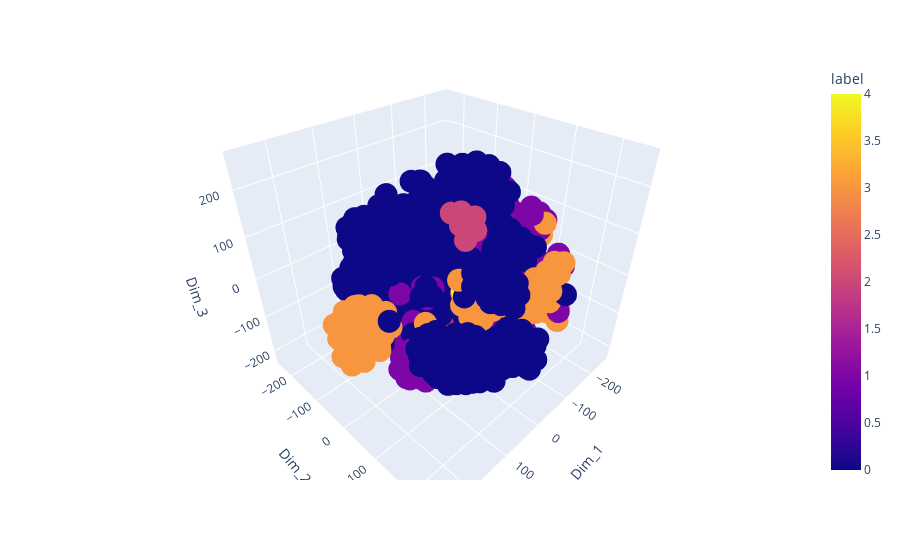

Notebook code for this chart:
### Code cell
#tsne based visualization
from joblib import dump, load
import numpy as np
import pandas as pd
import seaborn as sns
import matplotlib.pyplot as plt
# https://github.com/pavlin-policar/fastTSNE you can try this also, this version is little faster than sklearn 
X_tr=load('X_tr.joblib') 
labels=load("y_tr.joblib")

#now we apply standard scaling 
##############################################################
from sklearn.preprocessing import StandardScaler
scale=StandardScaler() #we will later use this function to transform the testing data to the same scale

# Scaling down both train and test data set
# https://datascience.stackexchange.com/questions/12321/difference-between-fit-and-fit-transform-in-scikit-learn-models
print(scale.fit(X_tr))
X_tr=scale.fit_transform(X_tr)


print(X_tr.shape,labels.shape)
#################################################################


from sklearn.manifold import TSNE
model = TSNE(n_components=3, random_state=0 ,n_iter=5000,perplexity=50,n_jobs=-1) #random states for reproducable results
# configuring the parameteres
# the number of components = 2
# default perplexity = 30
# default learning rate = 200
# default Maximum number of iterations for the optimization = 1000(n_iter)
#labels=copy.deepcopy(y_tr)

tsne_data = np.vstack((X_tr.T, labels)).T


tsne_df = pd.DataFrame(data=tsne_data)
#randomly sample only 1 %age of the points from the original dataframe
tsne_df=tsne_df.sample(frac=0.01, replace=False, random_state=1)

labels= tsne_df.iloc[:,-1]
tsne_df = tsne_df.iloc[:, :-1]

print(labels.shape,tsne_df.shape)

tsne_data = model.fit_transform(tsne_df)

tsne_data = np.vstack((tsne_data.T, labels)).T

# creating a new data fram which help us in ploting the result data
tsne_df = pd.DataFrame(data=tsne_data, columns=("Dim_1", "Dim_2", "Dim_3","label"))
print(tsne_df.shape)

# Ploting the result of tsne
sns_plot=sns.FacetGrid(tsne_df, hue="label", size=6).map(plt.scatter, 'Dim_1', 'Dim_2').add_legend()
plt.show()
sns_plot.savefig("output_tsne.png")


import plotly.express as px

fig = px.scatter_3d(tsne_df, x='Dim_1', y='Dim_2', z='Dim_3',
                    color='label')
fig.show()

### Figure 1 — Plotly figure (JSON) as saved in the notebook; plotly's stock layout.template omitted (floating-point values rounded to 4 significant figures; data arrays with more than 128 entries replaced by an {"elided": "..."} marker saying what was removed)
{"data": [{"hoverlabel": {"namelength": 0}, "hovertemplate": "Dim_1=%{x}<br>Dim_2=%{y}<br>Dim_3=%{z}<br>label=%{marker.color}", "legendgroup": "", "marker": {"color": {"elided": "1260 int values"}, "coloraxis": "coloraxis", "symbol": "circle"}, "mode": "markers", "name": "", "scene": "scene", "showlegend": false, "type": "scatter3d", "x": {"elided": "1260 float values"}, "y": {"elided": "1260 float values"}, "z": {"elided": "1260 float values"}}], "layout": {"autosize": true, "coloraxis": {"colorbar": {"title": {"text": "label"}}, "colorscale": [[0, "#0d0887"], [0.1111, "#46039f"], [0.2222, "#7201a8"], [0.3333, "#9c179e"], [0.4444, "#bd3786"], [0.5556, "#d8576b"], [0.6667, "#ed7953"], [0.7778, "#fb9f3a"], [0.8889, "#fdca26"], [1, "#f0f921"]]}, "legend": {"tracegroupgap": 0}, "margin": {"t": 60}, "scene": {"aspectmode": "auto", "aspectratio": {"x": 1.038, "y": 1.0, "z": 0.9626}, "camera": {"center": {"x": 0, "y": 0, "z": 0}, "eye": {"x": 1.128, "y": 1.128, "z": 1.112}, "projection": {"type": "perspective"}, "up": {"x": 0, "y": 0, "z": 1}}, "domain": {"x": [0, 1], "y": [0, 1]}, "xaxis": {"title": {"text": "Dim_1"}, "type": "linear"}, "yaxis": {"title": {"text": "Dim_2"}, "type": "linear"}, "zaxis": {"title": {"text": "Dim_3"}, "type": "linear"}}}}
